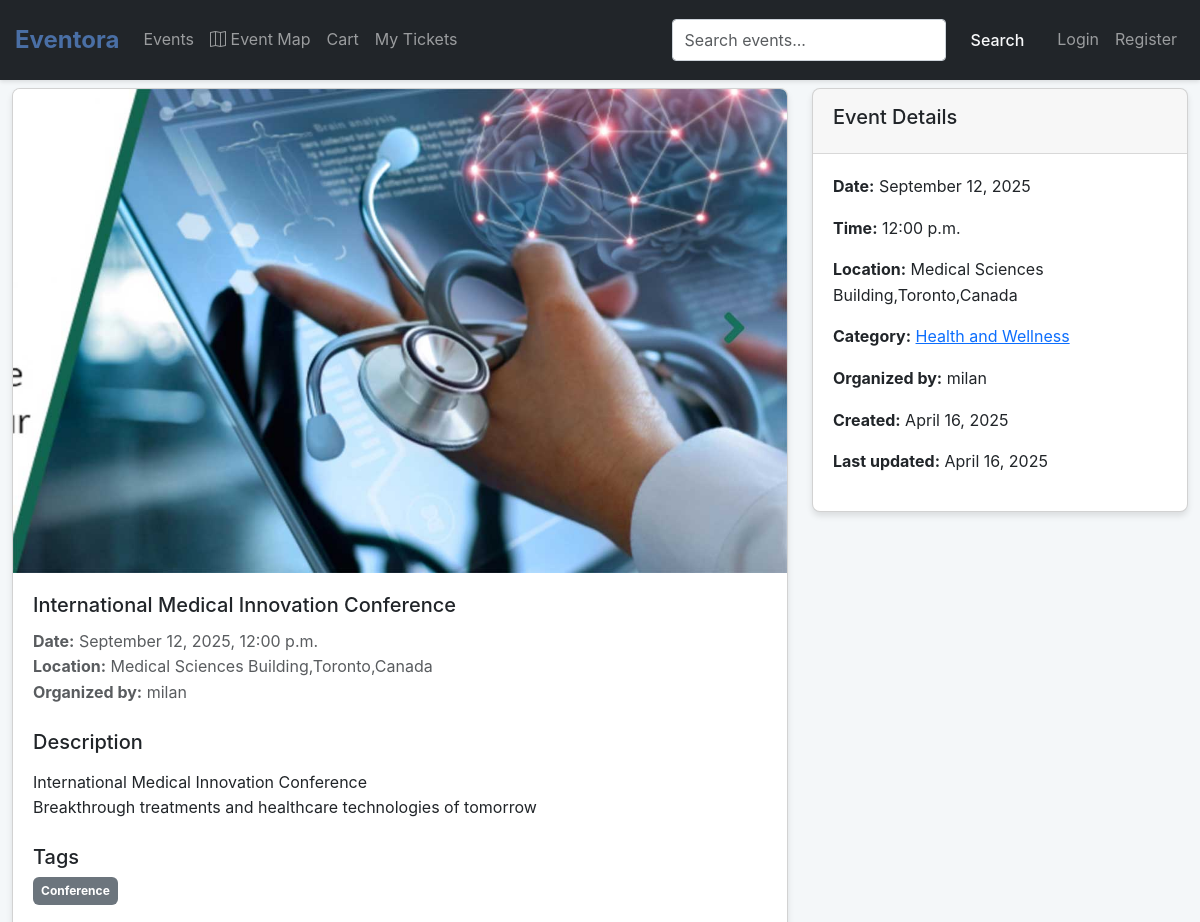
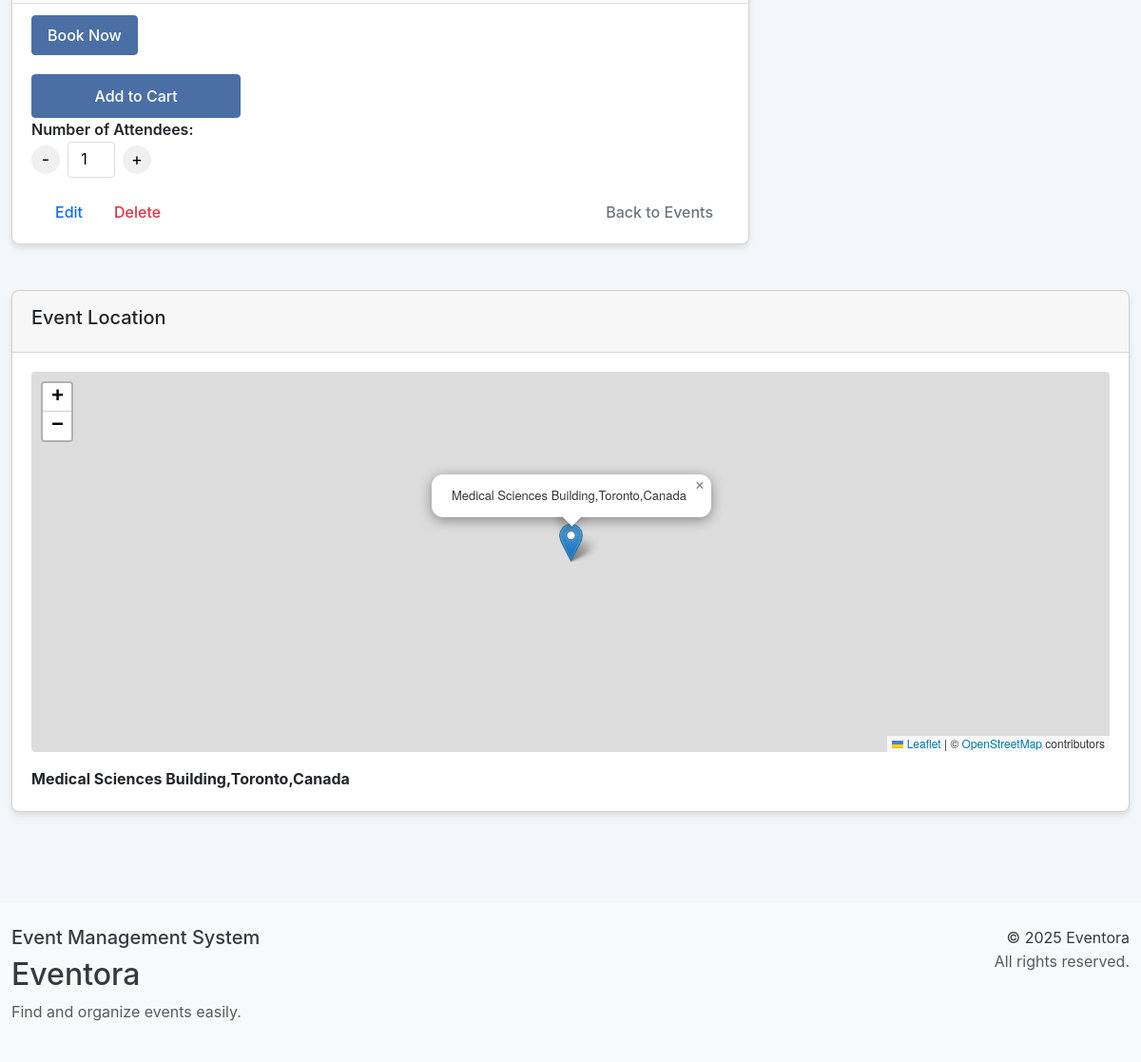
The app's page /event/3/ with its own data (2 pictures, top to bottom).
### events/models.py (models this page shows, shortened)
class Event(models.Model):
    title = models.CharField(max_length=200)
    description = models.TextField()
    date = models.DateTimeField()
    location = models.CharField(max_length=200)
    image = models.ImageField(upload_to='event_images/', blank=True, null=True)
    created_at = models.DateTimeField(auto_now_add=True)
    updated_at = models.DateTimeField(auto_now=True)
    organizer = models.ForeignKey(User, on_delete=models.CASCADE, related_name='events')
    category = models.ForeignKey(Category, on_delete=models.SET_NULL, null=True, related_name='events')
    tags = models.ManyToManyField(Tag, blank=True, related_name='events')
    price = models.DecimalField(max_digits=10, decimal_places=2, default=0.00)

class Tag(models.Model):
    name = models.CharField(max_length=50, unique=True)

class Category(models.Model):
    name = models.CharField(max_length=100)
    description = models.TextField(blank=True)
    class Meta:
        verbose_name_plural = "Categories"

### events/views.py (the view)
# urls.py: path('event/<int:pk>/', views.event_detail, name='event_detail'),
def event_detail(request, pk):
    event = get_object_or_404(Event, pk=pk)
    return render(request, 'events/event_detail.html', {'event': event})

### events/context_processors.py (called while the page is built)
def common_data(request):
    return {
        'all_categories': Category.objects.all(),
        'all_tags': Tag.objects.all()[:15],
    }

### events/templates/events/event_detail.html (shortened to what this page needs)
{% extends "events/base.html" %}
{% block content %}
<link rel="stylesheet" href="https://unpkg.com/leaflet@1.9.3/dist/leaflet.css">
<div class="row">
    <div class="col-md-8">
        <div class="card mb-4">
            {% if event.image %}
            <img src="{{ event.image.url }}" class="card-img-top" alt="{{ event.title }}">
            {% else %}
            <div class="bg-light text-center py-5">
                <span class="text-muted">No Image</span>
            </div>
            {% endif %}
            <div class="card-body">
                <h1 class="card-title">{{ event.title }}</h1>
                <p class="text-muted">
                    <strong>Date:</strong> {{ event.date|date:"F j, Y, g:i a" }} <br>
                    <strong>Location:</strong> {{ event.location }} <br>
                    <strong>Organized by:</strong> {{ event.organizer.username }}
                </p>
                <h5 class="mt-4">Description</h5>
                <p class="card-text">{{ event.description|linebreaks }}</p>
                {% if event.tags.all %}
                <div class="mt-4">
                    <h5>Tags</h5>
                    <div class="d-flex flex-wrap gap-2">
                        {% for tag in event.tags.all %}
                        <a href="{% url 'event_by_tag' tag.id %}" class="text-decoration-none">
                            <span class="badge bg-secondary p-2">{{ tag.name }}</span>
                        </a>
                        {% endfor %}
                    </div>
                </div>
                {% endif %}
            </div>
            <div class="card-footer bg-transparent">
                <a href="{% url 'booking' event.pk %}" class="btn btn-primary">Book Now</a>
                {% include 'events/add_to_cart_button.html' %}
                <div class="btn-group ms-2">
                    <a href="{% url 'event_edit' event.pk %}" class="btn btn-outline-primary">Edit</a>
                    <a href="{% url 'event_delete' event.pk %}" class="btn btn-outline-danger">Delete</a>
                </div>
                <a href="{% url 'event_list' %}" class="btn btn-outline-secondary float-end">Back to Events</a>
            </div>
        </div>
    </div>
    <div class="col-md-4">
        <div class="card mb-4">
            <div class="card-header">
                <h5>Event Details</h5>
            </div>
            <div class="card-body">
                <p><strong>Date:</strong> {{ event.date|date:"F j, Y" }}</p>
                <p><strong>Time:</strong> {{ event.date|date:"g:i a" }}</p>
                <p><strong>Location:</strong> {{ event.location }}</p>
                {% if event.category %}
                <p>
                    <strong>Category:</strong>
                    <a href="{% url 'event_by_category' event.category.id %}">{{ event.category.name }}</a>
                </p>
                {% endif %}
                <p><strong>Organized by:</strong> {{ event.organizer.username }}</p>
                <p><strong>Created:</strong> {{ event.created_at|date:"F j, Y" }}</p>
                <p><strong>Last updated:</strong> {{ event.updated_at|date:"F j, Y" }}</p>
            </div>
        </div>
    </div>
</div>
<div class="row mt-4">
    <div class="col-12">
        <div class="card mb-4">
            <div class="card-header">
                <h5>Event Location</h5>
            </div>
            <div class="card-body">
                <div id="map"></div>
                <div class="mt-3">
                    <strong>{{ event.location }}</strong>
                </div>
            </div>
        </div>
    </div>
</div>
{% endblock %}

### events/static/events/css/enchanced_styles.css (style rules this page uses)
* { margin: 0; padding: 0; box-sizing: border-box; }
:root { --primary: #4a6fa5; --primary-dark: #344e7a; --secondary: #6c757d; --success: #28a745; --danger: #dc3545; --warning: #ffc107; --info: #17a2b8; --light: #f8f9fa; --dark: #343a40; --white: #ffffff; --font-main: -apple-system, BlinkMacSystemFont, "Segoe UI", Roboto, Helvetica, Arial, sans-serif; }
body { font-family: var(--font-main); line-height: 1.6; color: var(--dark); background-color: #f4f7f9; }
.row { display: flex; flex-wrap: wrap; margin: 0 -15px; }
.btn { display: inline-block; font-weight: 500; text-align: center; white-space: nowrap; vertical-align: middle; user-select: none; border: 1px solid transparent; padding: 0.5rem 1rem; font-size: 1rem; line-height: 1.5; border-radius: 0.25rem; transition: all 0.2s; cursor: pointer; }
.btn-primary { color: var(--white); background-color: var(--primary); border-color: var(--primary); }
.card { position: relative; display: flex; flex-direction: column; min-width: 0; word-wrap: break-word; background-color: var(--white); background-clip: border-box; border-radius: 0.5rem; box-shadow: 0 4px 6px rgba(0, 0, 0, 0.1); overflow: hidden; margin-bottom: 1.5rem; }
.card-header { padding: 1rem 1.25rem; background-color: rgba(0, 0, 0, 0.03); border-bottom: 1px solid rgba(0, 0, 0, 0.125); }
.card-body { flex: 1 1 auto; padding: 1.25rem; }
.card-title { margin-bottom: 0.75rem; font-size: 1.25rem; font-weight: 500; }
.card-text { margin-top: 0; margin-bottom: 1rem; }
.card-footer { padding: 0.75rem 1.25rem; background-color: rgba(0, 0, 0, 0.03); border-top: 1px solid rgba(0, 0, 0, 0.125); }
.mt-3 { margin-top: 1rem; }
.mt-4 { margin-top: 1.5rem; }
.mb-4 { margin-bottom: 1.5rem; }
.d-flex { display: flex; }

### events/templates/events/event_detail.html (style rules this page uses)
#map { height: 400px; width: 100%; border-radius: 4px; margin-bottom: 15px; }

### records on screen
Event: image (picture), title "International Medical Innovation Conference", date "September 12, 2025, 12:00 p.m.", location "Medical Sciences Building,Toronto,Canada", organizer.username "milan", description "International Medical Innovation Conference Breakthrough treatments and healthcare technologies of tomorrow", date "September 12, 2025", date "12:00 p.m.", category.name "Health and Wellness", created_at "April 16, 2025", updated_at "April 16, 2025"
Tag: name "Conference"
